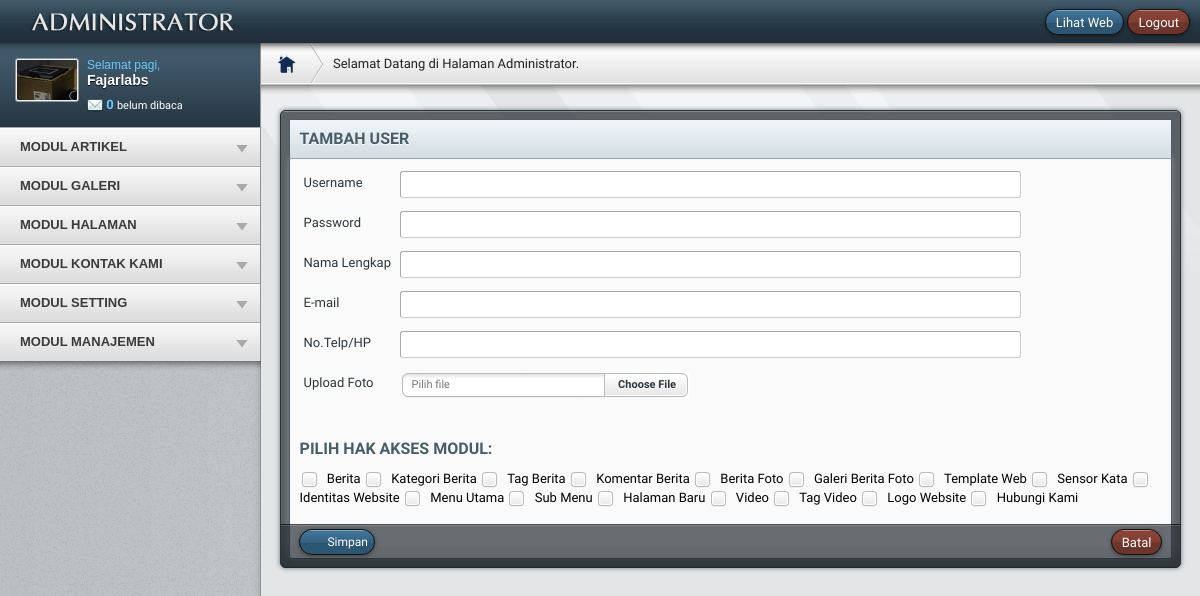
The app's page /redaktur/media.php?module=user&act=tambahuser (signed in), older data.
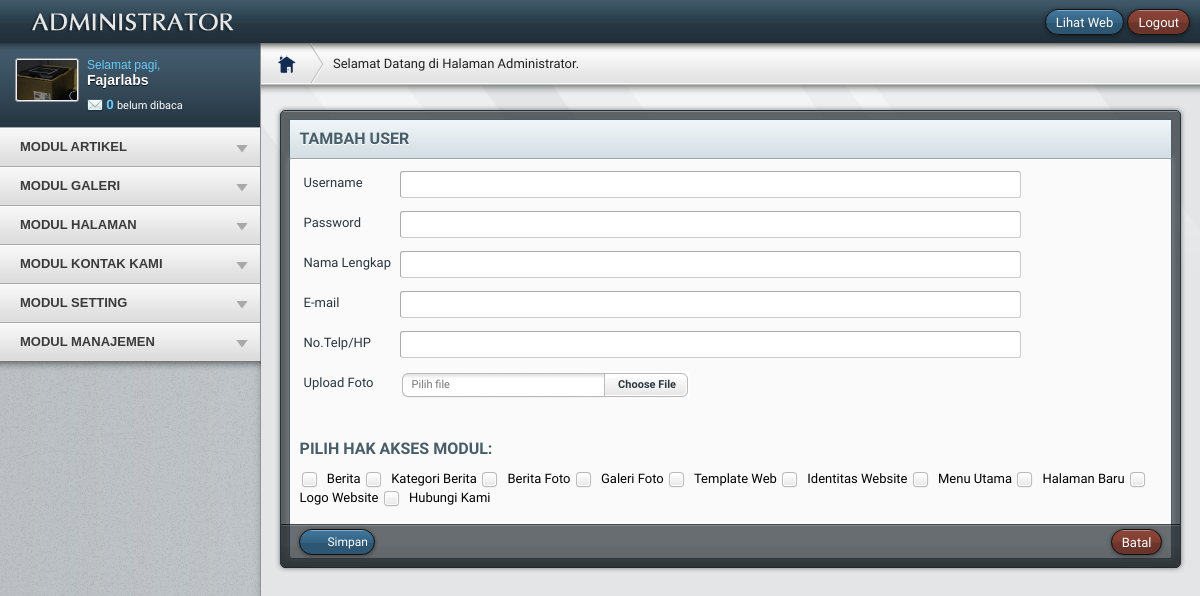
The same page, newer data.
### tables this page shows
CREATE TABLE `users` (
  `username` varchar(50) NOT NULL,
  `password` varchar(50) NOT NULL,
  `nama_lengkap` varchar(100) NOT NULL,
  `email` varchar(100) NOT NULL,
  `no_telp` varchar(20) NOT NULL,
  `foto` varchar(100) NOT NULL,
  `level` varchar(20) NOT NULL DEFAULT 'user',
  `blokir` enum('Y','N') NOT NULL DEFAULT 'N',
  `id_session` varchar(100) NOT NULL
);

CREATE TABLE `modul` (
  `id_modul` int(5) NOT NULL,
  `nama_modul` varchar(50) NOT NULL,
  `username` varchar(50) NOT NULL,
  `link` varchar(100) NOT NULL,
  `static_content` text NOT NULL,
  `gambar` varchar(100) NOT NULL,
  `publish` enum('Y','N') NOT NULL DEFAULT 'Y',
  `status` enum('user','admin') NOT NULL,
  `aktif` enum('Y','N') NOT NULL DEFAULT 'Y',
  `urutan` int(5) NOT NULL,
  `link_seo` varchar(50) NOT NULL
);

### packages/Database.php (called while the page is built, shortened)
<?php
class Database {
	private $servername = "localhost";
	private $username = "root";
	private $password = "";
	private $database = "fajarlabs";
	public static $instance = null;
	private $db = null;
	public static function getIntance() {
		if(self::$instance == null) {
			self::$instance = new Database();
		}
		return self::$instance;
	}
	public function __construct() {
		try {
		    $this->db = new PDO("mysql:host=$this->servername;dbname=$this->database", $this->username, $this->password);
		    $this->db->setAttribute(PDO::ATTR_ERRMODE, PDO::ERRMODE_EXCEPTION);
		} catch(PDOException $e) {
			echo "Error: " . $e->getMessage();
		}
	}
	public function select($query = null, $arrayBindParam = array()) {
		$sth = $this->db->prepare($query);
		foreach($arrayBindParam as $idx => $obj) {
			$sth->bindParam($obj->key,$obj->val, $obj->type_param);
		}
		$sth->execute();
		$o = new stdClass();
		$o->result = $sth->fetchAll(PDO::FETCH_OBJ);
		$o->num_rows = count($o->result);
		return $o;
	}
	public static function bind($key, $val, $type_param) {
		$o = new stdClass();
		$o->key = $key;
		$o->val = $val;
		$o->type_param = $type_param;
		return $o;
	}
}
?>

### system/load.php (called while the page is built, shortened)
<?php
$DB = Database::getIntance();
function user_akses($mod,$id){
  global $DB;
	$link = "?module=".$mod;
  $arrBindParam = array();
  $arrBindParam[] = Database::bind(":id", $id, PDO::PARAM_INT);
  $arrBindParam[] = Database::bind(":link", $link, PDO::PARAM_STR);
  $oResult = $DB->select("SELECT * FROM modul,users_modul WHERE modul.id_modul=users_modul.id_modul AND users_modul.id_session= :id AND modul.link = :link ", $arrBindParam);
	return $oResult->num_rows;
}
function umenu_akses($link,$id){
  global $DB;
  $arrBindParam = array();
  $arrBindParam[] = Database::bind(":id", $id, PDO::PARAM_INT);
  $arrBindParam[] = Database::bind(":link", $link, PDO::PARAM_STR);
  $oResult = $DB->select("SELECT * FROM modul,users_modul WHERE modul.id_modul=users_modul.id_modul AND users_modul.id_session= :id AND modul.link = :link ", $arrBindParam);
  return $oResult->num_rows;
}
function cekMenu($array = array()){
    $i = 0;
    $i += (Session::get("leveluser") =="admin" ? 1 : 0);
    foreach($array as $key => $val)
      $i += umenu_akses("?module={$val}",Session::get('sessid'));
    return $i;
}
?>

### packages/Session.php (called while the page is built, shortened)
<?php
class Session {
	public static function get($key="") {
		$result = "";
		if(isset($_SESSION[$key])) {
			$result = $_SESSION[$key];
		}
		return $result;
	}
}

### packages/Gets.php (called while the page is built, shortened)
<?php
class Gets {
	public static function get($key="") {
		$result = "";
		if(isset($_GET[$key])) {
			$result = $_GET[$key];
		}
		return $result;
	}
}

### redaktur/modul/mod_users/users.php (the view, shortened to what the rows shown need)
<?php
 if (empty($_SESSION['username']) AND empty($_SESSION['passuser'])){
  echo "<link href='style.css' rel='stylesheet' type='text/css'>
 <center>Untuk mengakses modul, Anda harus login <br>";
  echo "<a href=../../index.php><b>LOGIN</b></a></center>";
}
else{
$cek=user_akses(Gets::get("module"),Session::get("sessid"));
if($cek==1 OR Session::get("leveluser") =='admin'){
$aksi="modul/mod_users/aksi_users.php";
switch(Gets::get("act")){
   case "tambahuser":
   if (Session::get("leveluser")=='admin'){
   echo "
   <div id='main-content'>
   <div class='container_12'>
   <div class='grid_12'>
   <div class='block-border'>
   <div class='block-header'>
   <h1>TAMBAH USER</h1>
   </div>
   <div class='block-content'>
   <form method=POST action='$aksi?module=user&act=input' enctype='multipart/form-data'>
   <p class=inline-small-label>
   <label for=field4>Username</label>
   <input type=text name='username' size=50>
   </p>
   <p class=inline-small-label>
   <label for=field4>Password</label>
   <input type=text name='password'  size=50>
   </p>
   <p class=inline-small-label>
   <label for=field4>Nama Lengkap</label>
   <input type=text name='nama_lengkap' size=50>
   </p>
   <p class=inline-small-label>
   <label for=field4>E-mail</label>
   <input type=text name='email' size=50>
   </p>
   <p class=inline-small-label>
   <label for=field4>No.Telp/HP</label>
   <input type=text name='no_telp'size=50>
   </p>
   <p class=inline-small-label>
   <span class=label>Upload Foto</span>
   <input type='file' name='fupload' /><br/>
   </p><br/>";
   echo "<h3>PILIH HAK AKSES MODUL: </h3>";
   $query = "SELECT * FROM modul WHERE publish='Y' AND status='user'";
   $oResult = $DB->select($query);
   foreach($oResult->result as $key => $val) {
       echo "<label><input name='modul[]' type='checkbox' value='".$val->id_modul."' />
       <span class style=\"color:#000;\">".$val->nama_modul."</span></label> ";
   }
    echo "<br/><br/><div class=block-actions>
    <ul class=actions-right>
    <li>
    <a class='button red' id=reset-validate-form href='?module=user'>Batal</a>
    </li> </ul>
    <ul class=actions-left>
    <li>
   <input type='submit' name='upload' class='button' value=' &nbsp;&nbsp;&nbsp;&nbsp; Simpan &nbsp;&nbsp;&nbsp;&nbsp;'>
   </form>";
 }
   break;
   }
   } else {
	echo akses_salah();
   }
   }
   ?>
   </div>
   </div>
   </div>
   </div></div>

### redaktur/form_utama.php (shortened to what the rows shown need)
 <!DOCTYPE html PUBLIC "-//W3C//DTD XHTML 1.0 Transitional//EN" "http://www.w3.org/TR/xhtml1/DTD/xhtml1-transitional.dtd">
 <html xmlns="http://www.w3.org/1999/xhtml">
 <head>
<link rel="stylesheet" href="css/zalstyle.css" />
 </head>
 <body id="top">
 <div id="container">
 <div id="header-surround">
 <header id="header">
 <img src="img/logo.png" alt="Grape" class="logo" />
 <div id="user-info">
 <p>
 <a target='_blank' href=../index.html  class="button blue">Lihat Web</a>
 <a href="aksi_logout.php" class="button red">Logout</a> </p>
 </div>
 </header>
 </div>
 <aside id="sidebar">
 <section id="login-details">
 <?php
 $arrBindParam = array();
 $arrBindParam[] = Database::bind(":username",Session::get("username") , PDO::PARAM_STR);
 $oResult = $DB->select("SELECT * FROM users WHERE username = :username",$arrBindParam);
 $imageFoto = (isset($oResult->result[0]->foto) ? $oResult->result[0]->foto : "");
 echo "<img class='img-left framed' width=60 src='../foto_user/".$imageFoto."' border=\"0\" />";
 ?>
 <div class='selamat'></div>
 <h3>
 <?php $arrBindParam = array();
 $arrBindParam[] = Database::bind(":username",Session::get("username") , PDO::PARAM_STR);
 $oResult = $DB->select("SELECT * FROM users WHERE username = :username",$arrBindParam);
 $namaLengkap = (isset($oResult->result[0]->nama_lengkap) ? $oResult->result[0]->nama_lengkap : "");
 echo "<div class='nama_user'>".$namaLengkap."</div>"; ?>
 </h3>
 <?php
 $arrBindParam = array();
 $arrBindParam[] = Database::bind(":dibaca", "N", PDO::PARAM_STR);
 $oResult = $DB->select("SELECT * FROM hubungi WHERE dibaca = :dibaca", $arrBindParam);
 echo "<span class=messages> <a href='?module=hubungi'>
 <img src='img/icons/packs/fugue/16x16/mail.png' alt='Pesan'>  <span class style=\"color:#66CCFF;\"><b>".$oResult->num_rows."</b></span>
 <span class style=\"font-size:11px; color:#fff;\"> belum dibaca</span></a> </span>";
 ?>
 </section>
 <nav id="nav">
 <ul class="menu collapsible shadow-bottom">
 <li>
 <?php if((cekMenu(array("identitas","menu","halamanstatis")) > 0)) { ?>
 <a href="javascript:void(0);">MODUL ARTIKEL</a>
 <?php } ?>
 </li>
 <li>
 <?php if((cekMenu(array("galeri","kategori_galeri")) > 0)) { ?>
 <a href="javascript:void(0);">MODUL GALERI</a>
 <?php } ?>
 </li>
 <li>
 <?php if((cekMenu(array("halaman_statis")) > 0)) { ?>
 <a href="javascript:void(0);">MODUL HALAMAN</a>
 <?php } ?>
 </li>
 <li>
 <?php if((cekMenu(array("kontak_kami")) > 0)) { ?>
 <a href="javascript:void(0);">MODUL KONTAK KAMI</a>
 <?php } ?>
 </li>
 <li>
 <?php if((cekMenu(array("setting")) > 0)) { ?>
 <a href="javascript:void(0);">MODUL SETTING</a>
 <?php } ?>
 </li>
 <li>
 <?php if((cekMenu(array("user","modul")) > 0)) { ?>
 <a href="javascript:void(0);">
  MODUL MANAJEMEN</a>
 <?php } ?>
 </li>
 </ul>
 </nav>
 </aside>
 <div id="main" role="main">
 <div id="title-bar">
 <ul id="breadcrumbs">
 <li><a href="?module=home" title="Beranda"><span id="bc-home"></span></a></li>
 <li class="no-hover">Selamat Datang di Halaman Administrator. </li>
 </ul>
 </div>
 <div class="shadow-bottom shadow-titlebar"></div>
 <?php include "form_module.php"; ?>
 </div>
 </body></html>

Row changes from the older to the newer data that the page shows:
removed modul: nama_modul "Tag Berita"
removed modul: nama_modul "Komentar Berita"
removed modul: nama_modul "Sensor Kata"
removed modul: nama_modul "Sub Menu"
removed modul: nama_modul "Video"
removed modul: nama_modul "Tag Video"
changed modul: nama_modul "Galeri Berita Foto" → "Galeri Foto"
